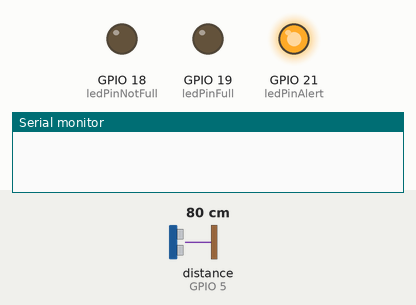
Simulated run of this sketch. Board: ESP32. Parts: output pins drawn as LEDs (lit = HIGH), the last lines printed to the serial monitor. The test bench sets the inputs (shaded band); at power-on: distance to the obstacle (sensor on GPIO 5) 80 cm. The echo pulse lasts 58.3 µs per cm; WiFi joins after 1.5 s; servers stay silent unless stated.

Above: at 0.1 s.
At 2.1 s:
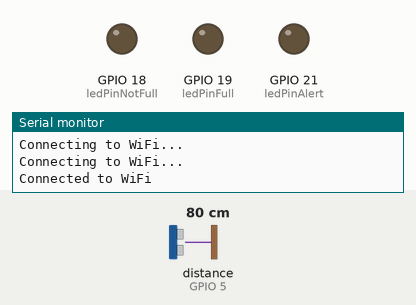
At 3.1 s:
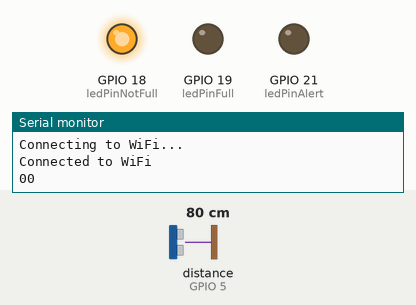
Timing chart, 0 to 4.6 s (numbered marks = the images above):
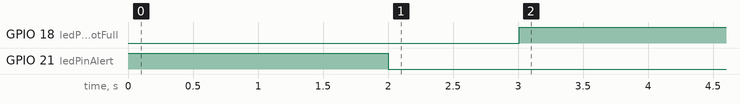

The sketch:

srf.ino
```cpp
#include <NewPing.h>
#include <WiFi.h>
#include <HTTPClient.h>

#define TRIGGER_PIN 15
#define ECHO_PIN 5
#define MAX_DISTANCE 400

// const char* ssid = "TP-Link_7638";
// const char* password = "38949371";
const char* ssid = "Galaxy S20+ 5Gb841";
const char* password = "asdfffgaah";
const char* serverName = "http://192.168.69.25:8080/sensor/parking/srf";
// const char* parking = "Fl0-A1";
bool send_data = false;
int source_counter = 0;
int counter_waiting = 0;
const int max_counter_waiting = 5;
const int ledPinNotFull = 18;
const int ledPinFull = 19;
const int ledPinAlert = 21;

NewPing sonar(TRIGGER_PIN, ECHO_PIN, MAX_DISTANCE);

void send_status(bool full) {
  send_data = false;
  HTTPClient http;
  http.begin(serverName);
  http.addHeader("Content-Type", "application/json");
  String jsonData = "";
  if (full == true) {
    jsonData = "{\"full\":true,\"parking_name\":\"Fl|0-P|A2\"}";
  } else {
    jsonData = "{\"full\":false,\"parking_name\":\"Fl|0-P|A2\"}";
  }
  int httpResponseCode = http.PUT(jsonData);
  if (httpResponseCode > 0) {
    String response = http.getString();
    Serial.println(httpResponseCode);
    Serial.println(response);
  } else {
    Serial.print("Error on sending POST: ");
    Serial.println(httpResponseCode);
  }
  http.end();
}

void charge(unsigned int distance) {
  if (distance < 20 && counter_waiting < max_counter_waiting) {
    counter_waiting++;
  } else if (distance >= 20 && counter_waiting > 0) {
    counter_waiting--;
  }
}

void show_full_led() {
  if (counter_waiting == max_counter_waiting) {
    digitalWrite(ledPinFull, HIGH);
    digitalWrite(ledPinNotFull, LOW);
  } else if (counter_waiting == 0) {
    digitalWrite(ledPinFull, LOW);
    digitalWrite(ledPinNotFull, HIGH);
  }
}

void setup() {
  pinMode(ledPinAlert, OUTPUT);
  digitalWrite(ledPinAlert, HIGH);
  pinMode(ledPinNotFull, OUTPUT);
  pinMode(ledPinFull, OUTPUT);
  Serial.begin(115200);
  pinMode(TRIGGER_PIN, OUTPUT);
  pinMode(ECHO_PIN, INPUT);
  WiFi.begin(ssid, password);
  while (WiFi.status() != WL_CONNECTED) {
    delay(1000);
    Serial.println("Connecting to WiFi...");
  }
  Serial.println("Connected to WiFi");
  digitalWrite(ledPinAlert, LOW);
}

void loop() {
  delay(1000);
  unsigned int distance = sonar.ping_cm();
  if (WiFi.status() == WL_CONNECTED) {
    charge(distance);
    if (counter_waiting == max_counter_waiting || counter_waiting == 0) {
      send_data = true;
    }
    if (counter_waiting == source_counter) {
      send_data = false;
    }
    Serial.print(source_counter);
    Serial.println(counter_waiting);
    if (counter_waiting == max_counter_waiting && send_data == true) {
      send_data = false;
      send_status(true);
    } else if (counter_waiting == 0 && send_data == true) {
      send_data = false;
      send_status(false);
    }
    if (counter_waiting == max_counter_waiting) {
      source_counter = max_counter_waiting;
    } else if (counter_waiting == 0) {
      source_counter = 0;
    }
    show_full_led();
  } else {
    Serial.println("WiFi Disconnected");
  }
}
```

Measured:
- by itself, GPIO 18 (ledPinNotFull): LOW → HIGH at 3.0 s
